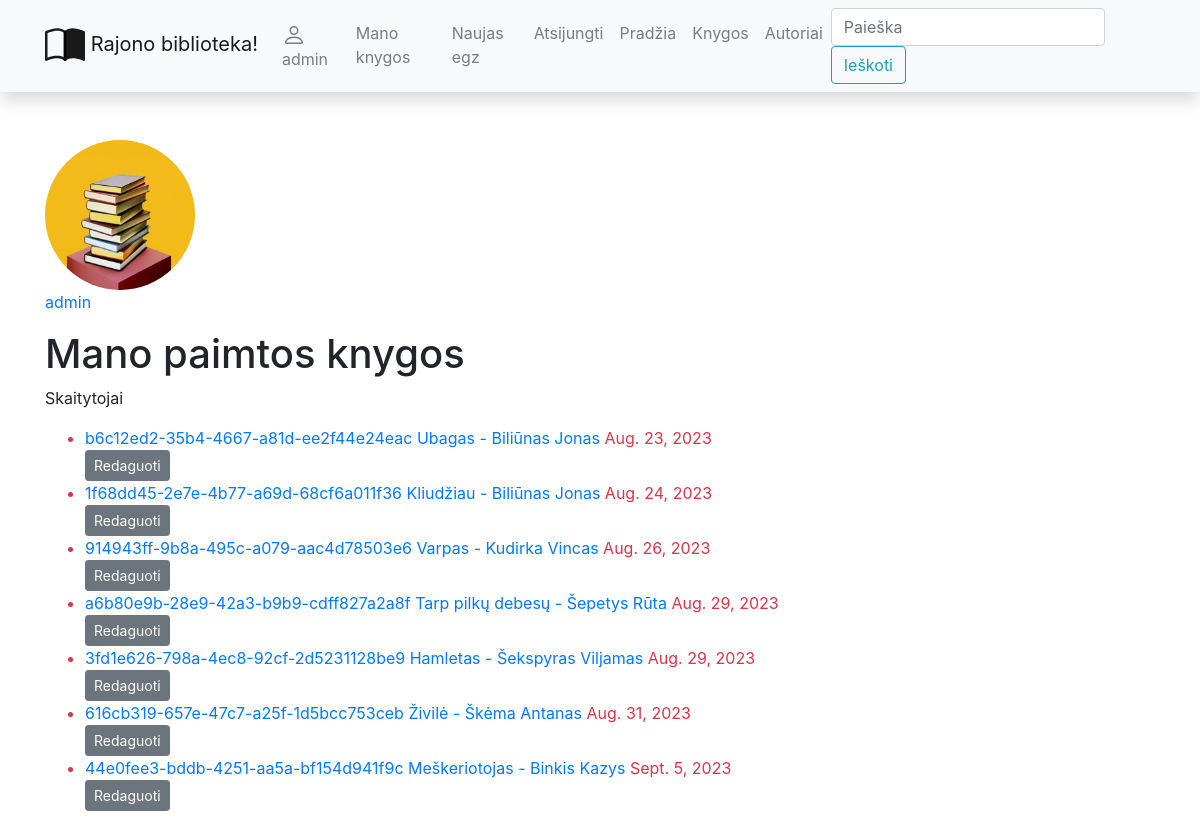
Screenshot of /library/mybooks/ (signed in) with the database file from the repository.
### library/models.py (models this page shows, shortened)
class Profilis(models.Model):
    user = models.OneToOneField(User,on_delete=models.CASCADE, blank=True)
    nuotrauka = models.ImageField(default='default.png', upload_to='profile_pics')

class BookInstance(models.Model):
    id = models.UUIDField(primary_key=True, default=uuid.uuid4)
    book = models.ForeignKey('Book', on_delete=models.CASCADE, related_name='bookinstance_set')
    due_back = models.DateField('Bus prieinama', null=True, blank=True)
    LOAN_STATUS = (
        ('a', 'Administruojama'),
        ('p', 'Paimta'),
        ('g', 'Galima paimti'),
        ('r', 'Rezervuota')
    )
    status = models.CharField(
        max_length=1,
        choices=LOAN_STATUS,
        blank=True,
        default='a',
        help_text='Kopijos statusas'
    )
    reader = models.ForeignKey(User, on_delete=models.SET_NULL, null=True, blank=True)
    @property
    def is_overdue(self):
        if self.due_back and date.today() > self.due_back:
            return True
        else:
            return False
    class Meta:
        ordering = ['due_back']

class Book(models.Model):
    title = models.CharField('Pavadinimas', max_length=200)
    summary = models.TextField('Aprašymas', max_length=1000)
    isbn = models.CharField('ISBN', max_length=13,
                            help_text='13 Simbolių <a href="https://lt.wikipedia.org/wiki/ISBN"> ISBN kodas</a>')
    author = models.ForeignKey('Author', on_delete=models.SET_NULL, null=True, related_name='books')
    genre = models.ManyToManyField('Genre', help_text='Išsirinkite žanrą(us)')
    cover = models.ImageField('Viršelis', upload_to='covers', null=True, blank=True)
    def __str__(self):
        return self.title
    def display_genre(self):
        return ', '.join(genre.name for genre in self.genre.all()[:2])
    display_genre.short_description = 'Žanras'

class Author(models.Model):
    first_name = models.CharField('Vardas', max_length=100)
    last_name = models.CharField('Pavarde', max_length=100)
    description = HTMLField()
    class Meta:
        ordering = ['last_name', 'first_name']
    def __str__(self):
        return f'{self.last_name}  {self.first_name}'
    def display_books(self):
        return ', '.join(book.title for book in self.books.all()[:3])
    display_books.short_Description = 'Knygos'

### library/views.py (the view)
# urls.py: path('mybooks/', views.LoanedBooksByUserListView.as_view(), name='my-borrowed'),
class LoanedBooksByUserListView(LoginRequiredMixin, generic.ListView):
    model = BookInstance
    template_name = 'user_books.html'
    context_object_name = 'bookinstance_list'
    def get_queryset(self):
        return BookInstance.objects.filter(reader=self.request.user).order_by('due_back')

### library/templates/user_books.html (shortened to what this page needs)
{% extends "base.html" %}
{% block content %}
<img class="img-fluid rounded-circle" src="{{ user.profilis.nuotrauka.url }}" style="width: 150px; height: 150px;"/>
<p class="text-primary">{{ user.username }}</p>
<h1>Mano paimtos knygos </h1>
{% for group in user.groups.all %}
    <p>{{ group.name }}</p>
{% endfor %}
{% if bookinstance_list %}
<ul>
    {% for bookinst_o in bookinstance_list %}
    <li class="{% if bookinst_o.is_overdue %} text-danger {% endif %}">
    <a href="{% url 'book-one' bookinst_o.book.id %}">
        {{ bookinst_o.id }} {{ bookinst_o.book}} - {{ bookinst_o.book.author}}</a>
        {{ bookinst_o.due_back }}
    </li>
    <a class="btn btn-secondary btn-sm" href="{% url 'my-borrowed-update' bookinst_o.id %}">Redaguoti</a>
     {% endfor %}
</ul>
{% else %}
    <p>Šiuo metu Jūs neturite paėmęs jokių knygų</p>
{% endif %}
{% endblock %}

### library/templates/base.html (shortened to what this page needs)
<!DOCTYPE html>
<html lang="en">
<head>
    <link
            rel="stylesheet"
            href="https://stackpath.bootstrapcdn.com/bootstrap/4.1.3/css/bootstrap.min.css"
    />
    <link
            rel="stylesheet"
            href="https://cdnjs.cloudflare.com/ajax/libs/font-awesome/4.7.0/css/font-awesome.min.css"
    />
    {% load static %}
    <link rel="stylesheet" href="{% static 'css/styles.css' %}"/>
</head>
<body>
<nav
        class="navbar navbar-expand-lg navbar-light bg-light static-top mb-5 shadow"
>
    <div class="container">
        <a class="navbar-brand" href="{% url 'index' %}">
            Rajono biblioteka!</a
        >
        <div class="collapse navbar-collapse" id="navbarResponsive">
            <ul class="navbar-nav ml-auto">
                {% if user.is_authenticated %}
                <li class="nav-item"><a class="nav-link" href="{% url 'profilis-url' %}">
                    {{ user.get_username }}</a></li>
                <li class="nav-item"><a class="nav-link" href="{% url 'my-borrowed' %}">Mano knygos</a></li>
                <li class="nav-item"><a class="nav-link" href="{% url 'my-borrowed-new' %}">Naujas egz</a></li>
                <li class="nav-item"><a class="nav-link" href="{% url 'logout' %}">Atsijungti</a></li>
                {% else %}
                <li class="nav-item"><a class="nav-link" href="{% url 'login' %}?next={{ request.path }}">Prisijungti</a></li>
                <li class="nav-item"><a class="nav-link" href="{% url 'register-url' %}">Registruotis</a></li>
                {% endif %}
                <li class="nav-item"><a class="nav-link" href="{% url 'index' %}">Pradžia</a></li>
                <li class="nav-item"><a class="nav-link" href="{% url 'books-all' %}">Knygos</a></li>
                <li class="nav-item"><a class="nav-link" href="{% url 'authors-all' %}">Autoriai</a></li>
            </ul>
            <form
                    class="form-inline my-2 my-lg-0"
                    action="{% url 'search-name' %}"
                    method="get"
            >
                <input
                        class="form-control mr-sm-2"
                        type="search"
                        placeholder="Paieška"
                        aria-label="Search"
                        name="search_text"
                />
                <button class="btn btn-outline-info my-2 my-sm-0" type="submit">
                    Ieškoti
                </button>
            </form>
        </div>
    </div>
</nav>
<div class="container">{% block content %}{% endblock %}</div>
</body>
</html>

### rows the page displays
BookInstance: id "b6c12ed2-35b4-4667-a81d-ee2f44e24eac", book "Ubagas", book.author "Biliūnas Jonas", due_back "Aug. 23, 2023"
BookInstance: id "1f68dd45-2e7e-4b77-a69d-68cf6a011f36", book "Kliudžiau", book.author "Biliūnas Jonas", due_back "Aug. 24, 2023"
BookInstance: id "914943ff-9b8a-495c-a079-aac4d78503e6", book "Varpas", book.author "Kudirka Vincas", due_back "Aug. 26, 2023"
BookInstance: id "a6b80e9b-28e9-42a3-b9b9-cdff827a2a8f", book "Tarp pilkų debesų", book.author "Šepetys Rūta", due_back "Aug. 29, 2023"
BookInstance: id "3fd1e626-798a-4ec8-92cf-2d5231128be9", book "Hamletas", book.author "Šekspyras Viljamas", due_back "Aug. 29, 2023"
BookInstance: id "616cb319-657e-47c7-a25f-1d5bcc753ceb", book "Živilė", book.author "Škėma Antanas", due_back "Aug. 31, 2023"
BookInstance: id "44e0fee3-bddb-4251-aa5a-bf154d941f9c", book "Meškeriotojas", book.author "Binkis Kazys", due_back "Sept. 5, 2023"

### other values shown
{{ user.get_username }} "admin"
{{ user.username }} "admin"
{{ group.name }} "Skaitytojai"
